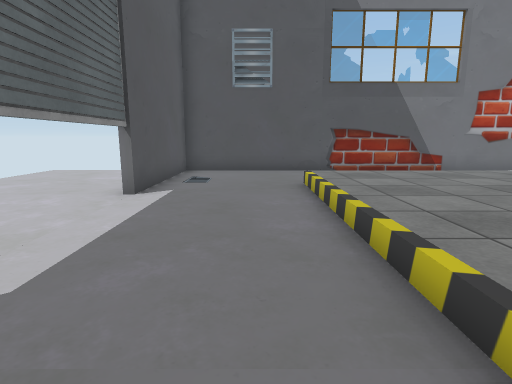
View 1 (above)

14 first-person views from a walk through a Unity game level. The camera is 1.2 m above the floor, tilts 10° down and sees 80° across. The floor is counted in squares, 1 m on a side. Each view is taken from the middle of a square. On the plan, view 1 faces up. The plan holds only what a view shows up to about 13 squares ahead; the rest is blank. Some surface patterns are stand-ins.

View 2
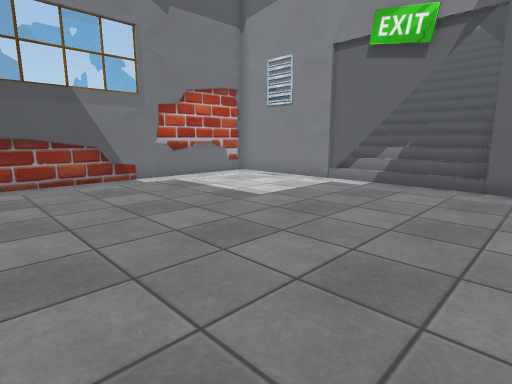

View 3
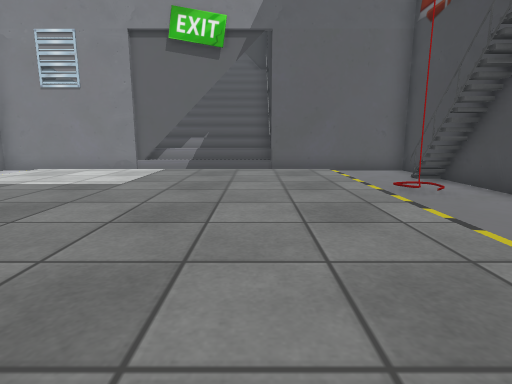

View 4
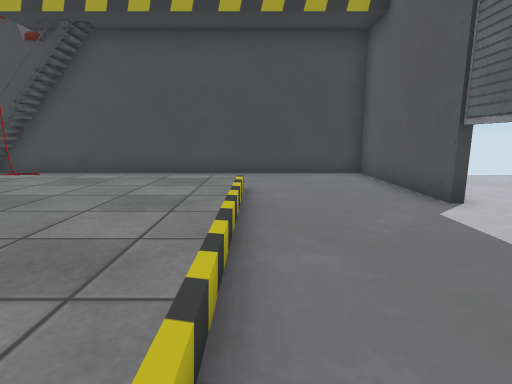

View 5
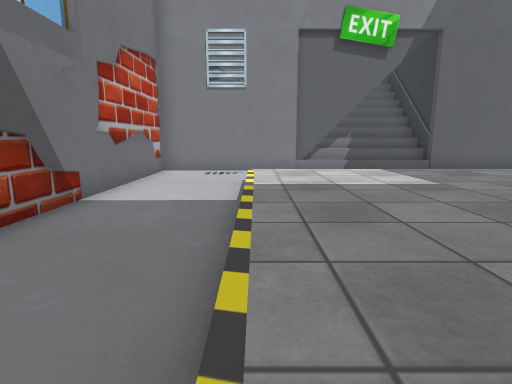

View 6
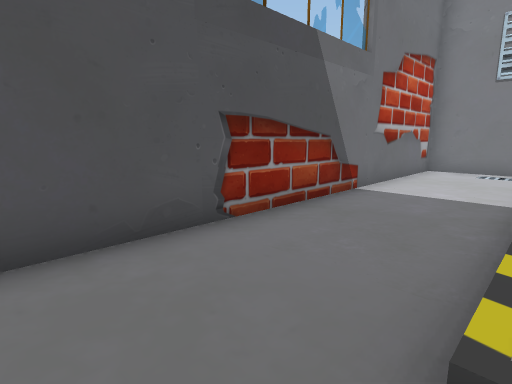

View 7
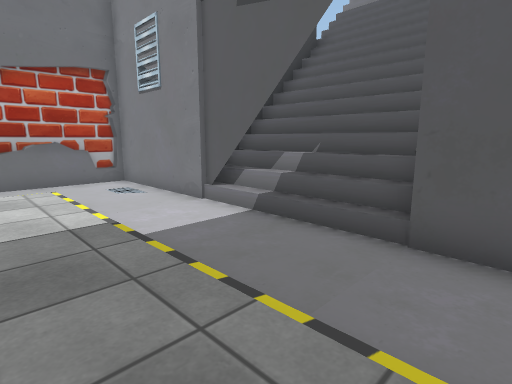

View 8
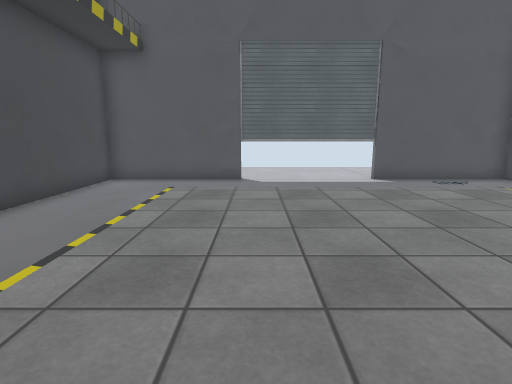

View 9
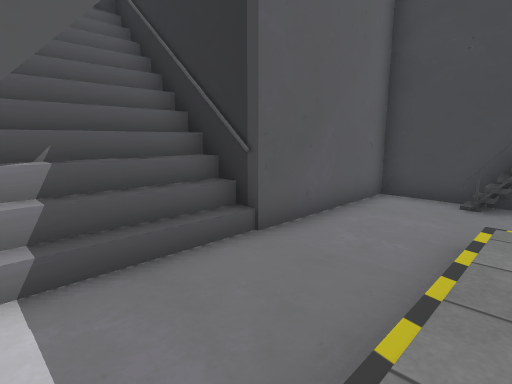

View 10
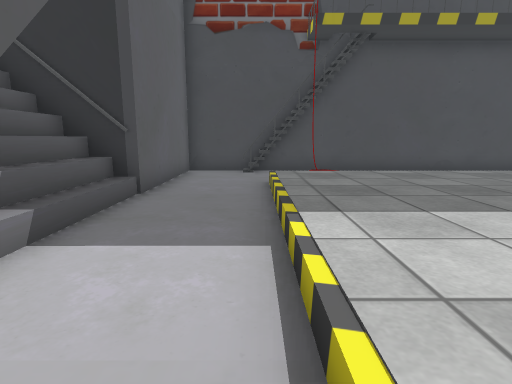

View 11
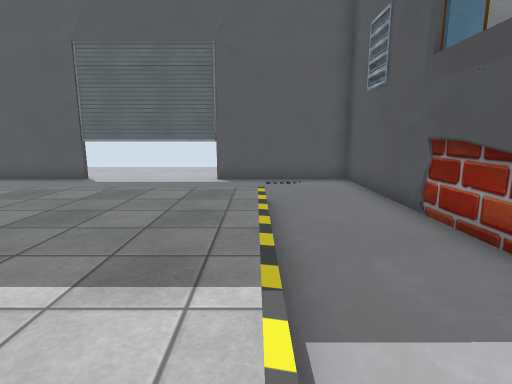

View 12
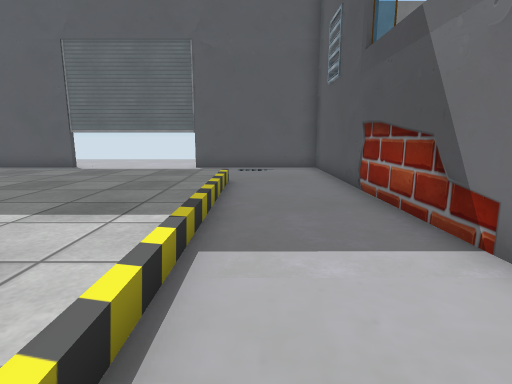

View 13
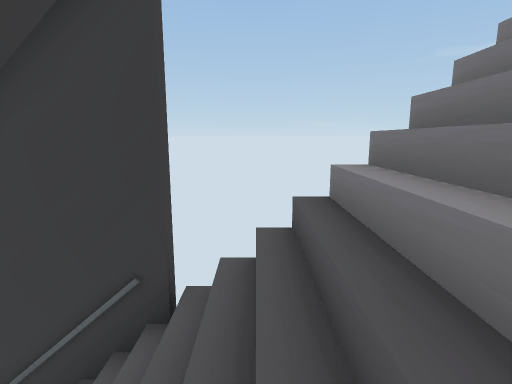

View 14
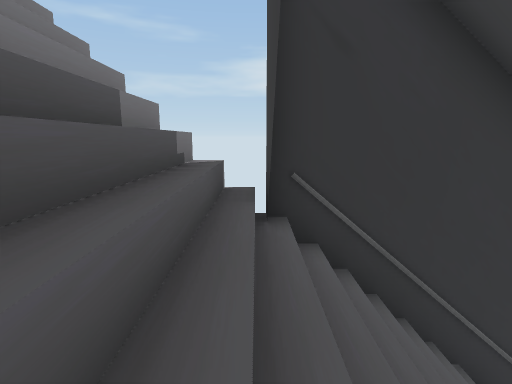

### Floor plan
Key: @ floor where view 1 was taken; # wall or solid block; x gap in a wall; . main floor; : floor 0.25 m higher than the main floor; / step, stairs or slope; v drop or lower ground.
Columns run from 3 left of view 1 to 21 right of it. Each row starts with its distance up from view 1.
 12 #################
 11 #...............#
 10 #...............#
  9 #..............v#
  8 #....////////...#
  7 #....::::::::...#####x
  6 #....::::::::...#////////
  5 #....::::::::...#////////
  4 #....::::::::...////////
  3 #....::::::::.../////#//
  2 #....::::::::.../////#//
  1 #....::::::::...######
  0 #..@.////////...#
 -1 #........../....#
 -2 #..........#....#
 -3 #...........##..#
 -4 #################

Where each view was taken, in squares from view 1:
view 1: 0 up, 0 right, facing up
view 2: 0 up, 2 right, facing up-right
view 3: 2 up, 1 right, facing right
view 4: 7 up, 1 right, facing down
view 5: 8 up, 1 right, facing right
view 6: 8 up, 0 right, facing up-right
view 7: 0 up, 8 right, facing up-right
view 8: 2 up, 9 right, facing left
view 9: 5 up, 9 right, facing down-right
view 10: 8 up, 10 right, facing down
view 11: 8 up, 9 right, facing left
view 12: 9 up, 10 right, facing left
view 13: 3 up, 19 right, facing up
view 14: 6 up, 18 right, facing down
